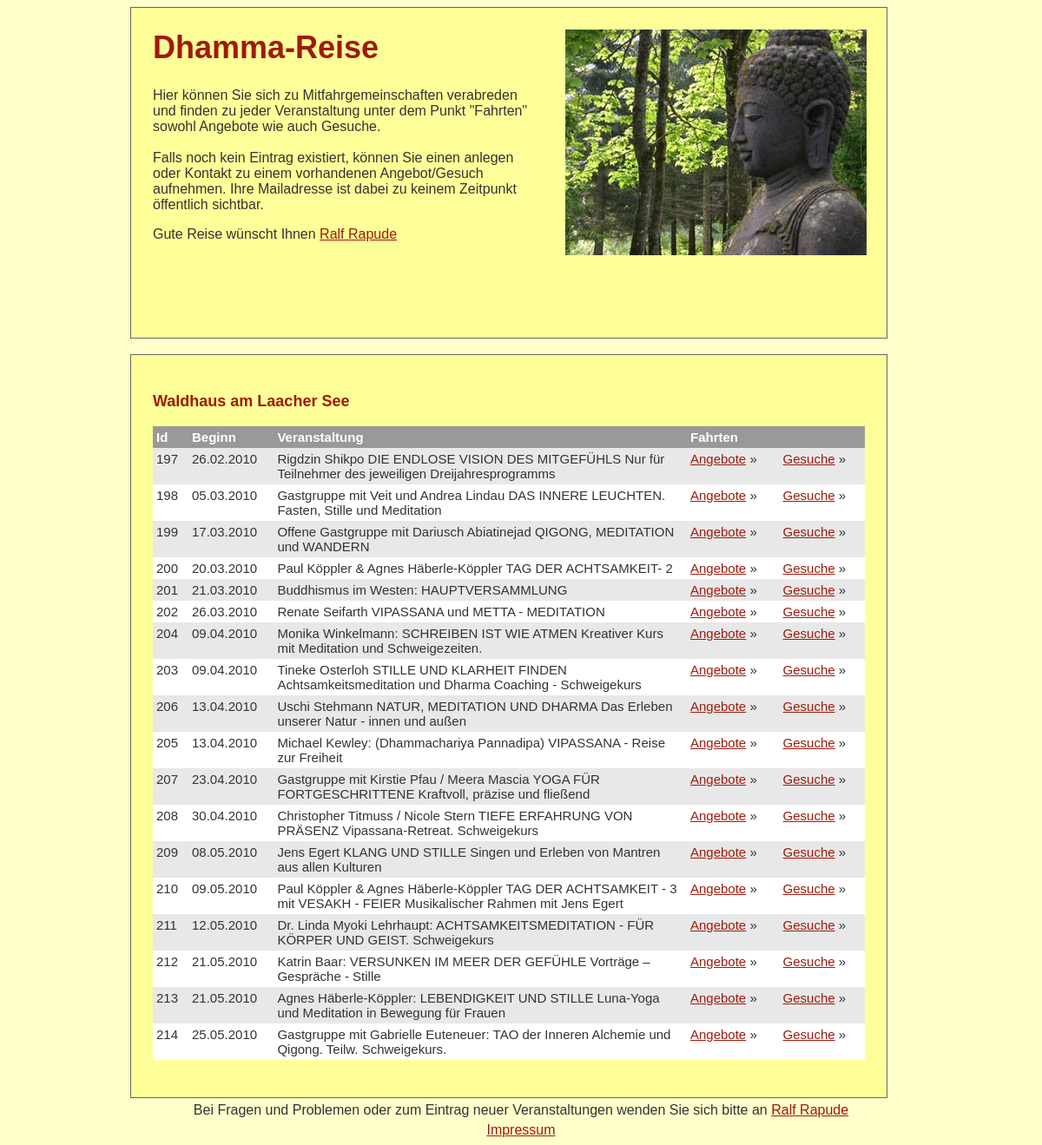
Screenshot of /index.php?centreIdent=wald_haus with the database file from the repository.
### tables this page shows
CREATE TABLE `centre` (
  `id` int(11) NOT NULL auto_increment,
  `name` varchar(55) NOT NULL,
  `str_identifier` varchar(55) NOT NULL,
  `city` varchar(55) NOT NULL,
  PRIMARY KEY  (`id`),
  UNIQUE KEY `ctr_name` (`name`)
);

CREATE TABLE `event` (
  `id` int(11) NOT NULL auto_increment,
  `title` varchar(500) NOT NULL,
  `destination` varchar(200) NOT NULL,
  `ev_date` date NOT NULL,
  `centre_fk` varchar(20) NOT NULL,
  `centre_id` varchar(55) NOT NULL,
  PRIMARY KEY  (`id`)
);

### logic/config.inc.php (called while the page is built)
<?php
$config['server'] = "localhost";
$config['user'] = "";
$config['pass'] = "";
$config['database'] = "";
$config['tablePrefix'] = "trf_";
?>

### logic/Centre.class.php (called while the page is built, shortened)
<?php
require 'Database.class.php';
class Centre {
	public function getCentreByStrIdent($centreIdent) {
		$sql = "select * from centre where str_identifier='$centreIdent'";
		$db  = new Database();
		$db->connect();
		$centre = $db->query_first($sql);
		return $centre;
	}
}
?>

### logic/Database.class.php (called while the page is built, shortened)
<?php
class Database {
var $server   = "";
var $user     = "";
var $pass     = "";
var $record = array();
var $link_id = 0;
var $query_id = 0;
function Database(){
	require 'config.inc.php';
	$this->server   = $config['server'];
	$this->user     = $config['user'];
	$this->pass     = $config['pass'];
	$this->database = $config['database'];
}
function connect() {
	$this->link_id=@mysql_connect($this->server,$this->user,$this->pass);
	$this->server='';
	$this->user='';
	$this->pass='';
}
function query($sql) {
	$this->query_id = @mysql_query($sql, $this->link_id);
	return $this->query_id;
}
function fetch_array($query_id=-1) {
	if ($query_id!=-1) {
		$this->query_id=$query_id;
	}
	if (isset($this->query_id)) {
		$this->record = @mysql_fetch_assoc($this->query_id);
	}else{
		$this->oops("Invalid query_id: $this->query_id Records could not be fetched.");
	}
	if($this->record){
		$this->record=array_map("stripslashes", $this->record);
	}
	return $this->record;
}
function fetch_all_array($sql) {
	$query_id = $this->query($sql);
	$out = array();
	while ($row = $this->fetch_array($query_id, $sql)){
		$out[] = $row;
	}
	return $out;
}
function free_result($query_id=-1) {
	if ($query_id!=-1) {
		$this->query_id=$query_id;
	}
}
function query_first($query_string) {
	$query_id = $this->query($query_string);
	$out = $this->fetch_array($query_id);
	return $out;
}
}
?>

### logic/Event.class.php (called while the page is built, shortened)
<?php
class Event {
	public function getEventsByCentreIdent($centreIdent) {
		$sql = "select * from event where centre_fk='$centreIdent'order by ev_date asc";
		$db  = new Database();
		$db->connect();
		$events = $db->fetch_all_array($sql);
		return $events;
	}
}
?>

### layout_inc/centre-table.inc.php (the view)
 <h3><?php
 echo $oneCentre['name'];
 ?></h3>
 <?php
   $events    = new Event();
   $allEvents = $events->getEventsByCentreIdent($centreIdent);
   $counter   = 0;
   if (sizeOf($allEvents) == 0) {
   	echo "<b>Keine Veranstaltungen eingetragen</b>";
   } else {
 ?>
         <table width="100%" border="0" cellpadding="4" cellspacing="0">
           <colgroup>
             <col width="5%">
             <col width="12%">
             <col width="58%">
             <col width="13%">
           </colgroup>
           <tr>
             <th>Id</th>
             <th>Beginn</th>
             <th>Veranstaltung</th>
             <th colspan="2">Fahrten</th>
           </tr>
           <tr>
           <?php
           foreach ($allEvents as $oneEvent) {
           	$counter++;
           ?>
           <tr class=
           <?php
          if ($counter % 2 != 0) {
           	echo '"odd"';
          } else {
          	echo '"even"';
          }
           ?>>
             <td><?php echo $oneEvent['id']?></td>
             <td><?php echo date("d.m.Y",strtotime($oneEvent['ev_date'])) ?></td>
             <td><?php echo $oneEvent['title']?></td>
             <td>
             <a href="all_transfer.php?eventId=<?php echo $oneEvent['id']?>&centreId=<?php echo $oneCentre['id']?>&mode=offer&<?=SID?>" class="event">Angebote</a> &raquo;</td>
             <td>
             <a href="all_transfer.php?eventId=<?php echo $oneEvent['id']?>&centreId=<?php echo $oneCentre['id']?>&mode=request&<?=SID?>" class="event">Gesuche</a> &raquo;</td>
           </tr>
           <?php
           }
           ?>
         </table>
         <br/>
<?php
   }
?>

### css/style.css (style rules this page uses)
body { background-color: #FFFFCC; font-family: "Trebuchet MS", Arial, Tahoma, Verdana, sans-serif; color:#333; text-align: center; }
A:link, A:active, A:visited, A:hover { color:#9f1a0b; text-decoration:underline; }
A.event:link, A.event:active, A.event:visited, A.event:hover { color:#9f1a0b; text-decoration:underline; }
H3 { font-size:18px; margin:0 0 25 0; color:#9f1a0b; }
TABLE, TR, TD, TH { font: 15px "Trebuchet MS", Arial, Tahoma, Verdana, sans-serif; vertical-align:top; border-spacing: 0px; border-style: none; border-collapse: collapse; color:#333; }
TH { text-align:left; color:#fff; background-color: #999; font-weight:700; }
TR.odd { background-color: #E8E8E8; }
TR.even { background-color: #fff; }

### rows the page displays
centre: name "Waldhaus am Laacher See"
event: id "197", ev_date "26.02.2010", title "Rigdzin Shikpo DIE ENDLOSE VISION DES MITGEFÜHLS Nur für Teilnehmer des jeweiligen Dreijahresprogramms"
event: id "198", ev_date "05.03.2010", title "Gastgruppe mit Veit und Andrea Lindau DAS INNERE LEUCHTEN. Fasten, Stille und Meditation"
event: id "199", ev_date "17.03.2010", title "Offene Gastgruppe mit Dariusch Abiatinejad QIGONG, MEDITATION und WANDERN"
event: id "200", ev_date "20.03.2010", title "Paul Köppler & Agnes Häberle-Köppler TAG DER ACHTSAMKEIT- 2"
event: id "201", ev_date "21.03.2010", title "Buddhismus im Westen: HAUPTVERSAMMLUNG"
event: id "202", ev_date "26.03.2010", title "Renate Seifarth VIPASSANA und METTA - MEDITATION"
event: id "204", ev_date "09.04.2010", title "Monika Winkelmann: SCHREIBEN IST WIE ATMEN Kreativer Kurs mit Meditation und Schweigezeiten."
event: id "203", ev_date "09.04.2010", title "Tineke Osterloh STILLE UND KLARHEIT FINDEN Achtsamkeitsmeditation und Dharma Coaching - Schweigekurs"
event: id "206", ev_date "13.04.2010", title "Uschi Stehmann NATUR, MEDITATION UND DHARMA Das Erleben unserer Natur - innen und außen"
event: id "205", ev_date "13.04.2010", title "Michael Kewley: (Dhammachariya Pannadipa) VIPASSANA - Reise zur Freiheit"
event: id "207", ev_date "23.04.2010", title "Gastgruppe mit Kirstie Pfau / Meera Mascia YOGA FÜR FORTGESCHRITTENE Kraftvoll, präzise und fließend"
event: id "208", ev_date "30.04.2010", title "Christopher Titmuss / Nicole Stern TIEFE ERFAHRUNG VON PRÄSENZ Vipassana-Retreat. Schweigekurs"
event: id "209", ev_date "08.05.2010", title "Jens Egert KLANG UND STILLE Singen und Erleben von Mantren aus allen Kulturen"
event: id "210", ev_date "09.05.2010", title "Paul Köppler & Agnes Häberle-Köppler TAG DER ACHTSAMKEIT - 3 mit VESAKH - FEIER Musikalischer Rahmen mit Jens Egert"
event: id "211", ev_date "12.05.2010", title "Dr. Linda Myoki Lehrhaupt: ACHTSAMKEITSMEDITATION - FÜR KÖRPER UND GEIST. Schweigekurs"
event: id "212", ev_date "21.05.2010", title "Katrin Baar: VERSUNKEN IM MEER DER GEFÜHLE Vorträge – Gespräche - Stille"
event: id "213", ev_date "21.05.2010", title "Agnes Häberle-Köppler: LEBENDIGKEIT UND STILLE Luna-Yoga und Meditation in Bewegung für Frauen"
event: id "214", ev_date "25.05.2010", title "Gastgruppe mit Gabrielle Euteneuer: TAO der Inneren Alchemie und Qigong. Teilw. Schweigekurs."
